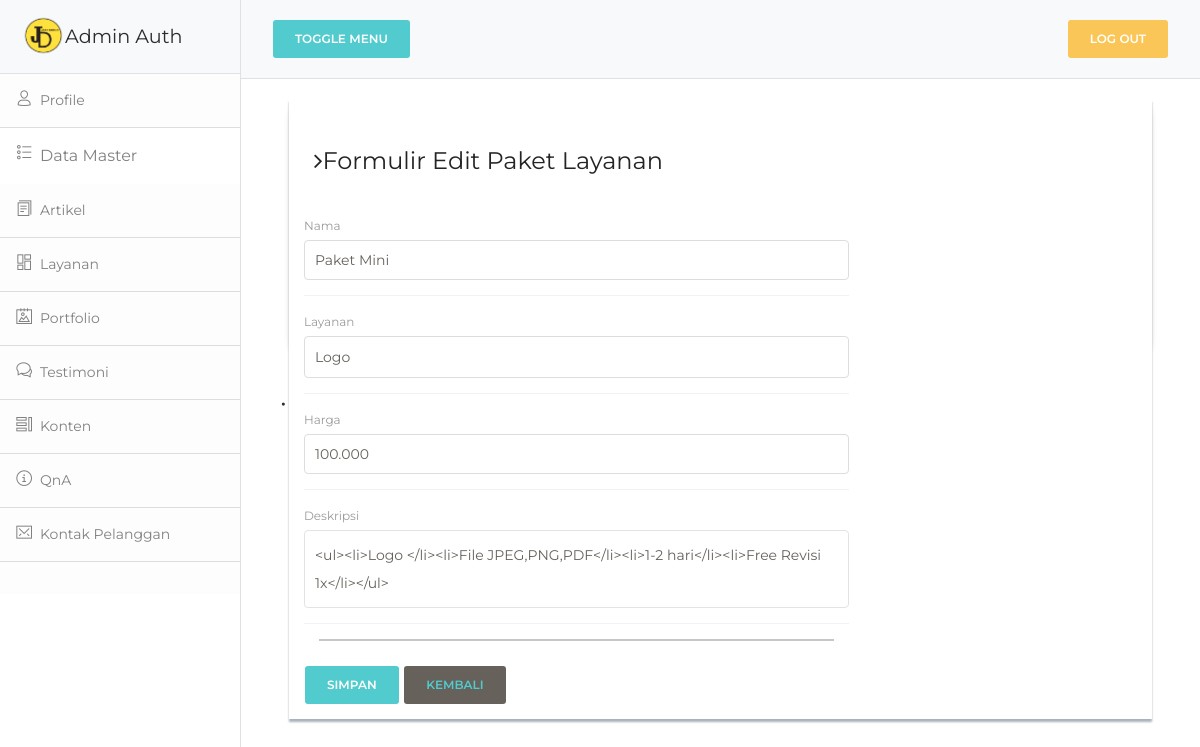
The page /Admin/index.php?include=edit-paket-layanan&data=1 (signed in) on the database its author committed.
### tables this page shows
CREATE TABLE `paket` (
  `id` int(11) NOT NULL,
  `nama` varchar(100) NOT NULL,
  `id_layanan` int(11) NOT NULL,
  `keterangan` text NOT NULL,
  `harga` varchar(100) NOT NULL
);

CREATE TABLE `layanan` (
  `id` int(11) NOT NULL,
  `judul` varchar(100) NOT NULL,
  `deskripsi` text NOT NULL,
  `gambar` varchar(100) NOT NULL
);

### Admin/include/edit_paket_layanan.php (the view, shortened to what this page needs)
<?php
if(isset($_GET['data'])){
$id = $_GET['data'];
$sql_k = "SELECT `id_layanan`,`nama`,`keterangan`,`harga` FROM `paket` WHERE `id`='$id'";
$query_k = mysqli_query($koneksi,$sql_k);
while($data_k = mysqli_fetch_row($query_k)){
    $id_layanan = $data_k[0];
    $nama_paket = $data_k[1];
    $keterangan = $data_k[2];
    $harga = $data_k[3];
}
}
?>
<?php include("includes/sidebar.php") ?>
        <div id="page-content-wrapper" >
        <?php include("includes/header.php") ?>
    <div class="content" style="margin-left:5%;margin-right:5%;">
        <div class="row">
          <div class="col-md-12">
            <div class="card">
            <div class="card card-user">
            <div class="content-panel">
                <div class="col-md-8"><h4><i class="fa fa-angle-right"></i>Formulir Edit Paket Layanan</h4>
            <br>
            <form class="cmxform form-horizontal style-form" id="commentForm" enctype="multipart/form-data" method="post" action="index.php?include=konfirmasi-edit-paket-layanan" >
            <div class="col-md-14">
              <div class="form-group">
                <label >Nama</label>
                <input type="text" class="form-control" name="nama" id="nama" value="<?php echo $nama_paket;?>" require/>
              </div>
            </div>
            <div class="col-md-14">
                <label for="">Layanan</label>
            <div class="form-group ">
            <select class="form-control" id="layanan" name="layanan">
              <?php
              $sql_l = "SELECT `id`,`judul` FROM `layanan` ORDER BY `judul`";
              $query_l = mysqli_query($koneksi, $sql_l);
              while($data_l = mysqli_fetch_row($query_l)){
                $id_kat = $data_l[0];
                $kat = $data_l[1];
              ?>
              <option value="<?php echo $id_kat;?>"
                  <?php if($id_kat==$id_layanan){?>
              selected <?php }?>><?php echo $kat;?></option>
              <?php }?>
            </select>
                </div>
            </div>
            <div class="col-md-14">
              <div class="form-group">
                <label >Harga</label>
                <input type="text" class="form-control" name="harga" id="harga" value="<?php echo $harga;?>" require/>
              </div>
            </div>
            <div class="col-md-14">
              <div class="form-group">
                <label >Deskripsi</label>
                <textarea class="form-control" name="keterangan" id="editor1"><?php echo $keterangan;?></textarea>
              </div>
            </div><hr>
            <button class="btn btn-primary" type="submit">Simpan</button>
            <button class="btn btn-theme"><a href="index.php?include=paket-layanan">Kembali</a></button>
            </div>
            </div>
                  </div>
  </div>
  </div>
    <?php include("includes/footer.php") ?>

### Admin/assets/css/style.css (style rules this page uses)
body { color: #797979; background: #eaeaea; font-family: 'Ruda', sans-serif; padding: 0px !important; margin: 0px !important; font-size:13px; }
a, a:hover, a:focus { text-decoration: none; outline: none; }
.btn-theme { color: #fff; background-color: #4ECDC4; border-color: #48bcb4; }
hr { margin-top: 20px; margin-bottom: 20px; border: 0; border-top: 1px solid #797979; }
.card { background: white; box-shadow: 0 2px 1px rgba(0, 0, 0, 0.2); margin-bottom: 1em; height: 250px; }
.content-panel { background: #ffffff; box-shadow: 0px 3px 2px #aab2bd; padding-top: 15px; padding-bottom: 5px; }
.content-panel h4 { margin-left: 10px; }
label { font-weight: 400; }
.form-horizontal.style-form .form-group { border-bottom: 1px solid #eff2f7; padding-bottom: 15px; margin-bottom: 15px; }

### rows shown on the page
paket: nama "Paket Mini", layanan "Logo", harga "100.000", keterangan "<ul><li>Logo </li><li>File JPEG,PNG,PDF</li><li>1-2 hari</li><li>Free Revisi 1x</li></ul>"
